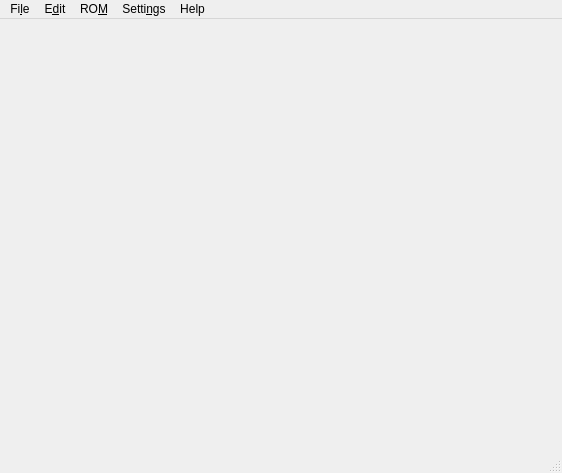
<?xml version="1.0" encoding="UTF-8"?>
<ui version="4.0">
 <class>MainWindow</class>
 <widget class="QMainWindow" name="MainWindow">
  <property name="geometry">
   <rect>
    <x>0</x>
    <y>0</y>
    <width>562</width>
    <height>473</height>
   </rect>
  </property>
  <property name="windowTitle">
   <string>Advanced Script Compiler</string>
  </property>
  <property name="windowIcon">
   <iconset>
    <normaloff>data/icon.svg</normaloff>data/icon.svg</iconset>
  </property>
  <widget class="QWidget" name="centralwidget">
   <layout class="QVBoxLayout" name="verticalLayout">
    <item>
     <widget class="QsciScintilla" name="textEdit">
      <property name="toolTip">
       <string/>
      </property>
      <property name="whatsThis">
       <string/>
      </property>
     </widget>
    </item>
   </layout>
  </widget>
  <widget class="QMenuBar" name="menubar">
   <property name="geometry">
    <rect>
     <x>0</x>
     <y>0</y>
     <width>562</width>
     <height>22</height>
    </rect>
   </property>
   <widget class="QMenu" name="menuFile">
    <property name="title">
     <string>Fi&amp;le</string>
    </property>
    <addaction name="actionNew"/>
    <addaction name="actionOpen"/>
    <addaction name="separator"/>
    <addaction name="actionLoad_ROM"/>
    <addaction name="separator"/>
    <addaction name="actionSave"/>
    <addaction name="actionSave_As"/>
    <addaction name="separator"/>
    <addaction name="actionQuit"/>
   </widget>
   <widget class="QMenu" name="menuEdit">
    <property name="title">
     <string>E&amp;dit</string>
    </property>
    <addaction name="actionCut"/>
    <addaction name="actionCopy"/>
    <addaction name="actionPaste"/>
    <addaction name="actionDelete"/>
    <addaction name="separator"/>
    <addaction name="actionUndo"/>
    <addaction name="actionRedo"/>
    <addaction name="separator"/>
    <addaction name="actionFind"/>
    <addaction name="separator"/>
    <addaction name="actionInsert_String"/>
   </widget>
   <widget class="QMenu" name="menuROM">
    <property name="title">
     <string>RO&amp;M</string>
    </property>
    <addaction name="actionDecompile"/>
    <addaction name="actionCompile"/>
    <addaction name="actionDebug"/>
   </widget>
   <widget class="QMenu" name="menuHelp">
    <property name="title">
     <string>Help</string>
    </property>
    <addaction name="actionAbout"/>
    <addaction name="actionManual"/>
    <addaction name="actionCommand_Help"/>
   </widget>
   <widget class="QMenu" name="menuSettings">
    <property name="title">
     <string>Setti&amp;ngs</string>
    </property>
   </widget>
   <addaction name="menuFile"/>
   <addaction name="menuEdit"/>
   <addaction name="menuROM"/>
   <addaction name="menuSettings"/>
   <addaction name="menuHelp"/>
  </widget>
  <widget class="QStatusBar" name="statusbar"/>
  <action name="actionNew">
   <property name="text">
    <string>&amp;New</string>
   </property>
  </action>
  <action name="actionOpen">
   <property name="text">
    <string>&amp;Open</string>
   </property>
  </action>
  <action name="actionLoad_ROM">
   <property name="text">
    <string>&amp;Load ROM</string>
   </property>
  </action>
  <action name="actionSave">
   <property name="text">
    <string>&amp;Save</string>
   </property>
  </action>
  <action name="actionSave_As">
   <property name="text">
    <string>Sa&amp;ve As...</string>
   </property>
  </action>
  <action name="actionQuit">
   <property name="text">
    <string>&amp;Quit</string>
   </property>
  </action>
  <action name="actionCut">
   <property name="text">
    <string>&amp;Cut</string>
   </property>
  </action>
  <action name="actionCopy">
   <property name="text">
    <string>C&amp;opy</string>
   </property>
  </action>
  <action name="actionPaste">
   <property name="text">
    <string>&amp;Paste</string>
   </property>
  </action>
  <action name="actionDelete">
   <property name="text">
    <string>&amp;Delete</string>
   </property>
  </action>
  <action name="actionUndo">
   <property name="text">
    <string>&amp;Undo</string>
   </property>
   <property name="shortcut">
    <string>Ctrl+Z</string>
   </property>
  </action>
  <action name="actionRedo">
   <property name="text">
    <string>&amp;Redo</string>
   </property>
   <property name="shortcut">
    <string>Ctrl+Shift+Z</string>
   </property>
  </action>
  <action name="actionDecompile">
   <property name="text">
    <string>&amp;Decompile</string>
   </property>
  </action>
  <action name="actionCompile">
   <property name="text">
    <string>&amp;Compile</string>
   </property>
  </action>
  <action name="actionDebug">
   <property name="text">
    <string>D&amp;ebug</string>
   </property>
  </action>
  <action name="actionAbout">
   <property name="text">
    <string>&amp;About</string>
   </property>
  </action>
  <action name="actionFind">
   <property name="text">
    <string>&amp;Find</string>
   </property>
   <property name="shortcut">
    <string>Ctrl+F</string>
   </property>
   <property name="shortcutContext">
    <enum>Qt::ApplicationShortcut</enum>
   </property>
  </action>
  <action name="actionInsert_String">
   <property name="text">
    <string>&amp;Insert String</string>
   </property>
   <property name="shortcut">
    <string>Ctrl+B</string>
   </property>
   <property name="shortcutContext">
    <enum>Qt::ApplicationShortcut</enum>
   </property>
  </action>
  <action name="actionManual">
   <property name="text">
    <string>&amp;Manual (web)</string>
   </property>
  </action>
  <action name="actionCommand_Help">
   <property name="text">
    <string>Command Help</string>
   </property>
   <property name="shortcut">
    <string>F1</string>
   </property>
  </action>
 </widget>
 <customwidgets>
  <customwidget>
   <class>QsciScintilla</class>
   <extends>QFrame</extends>
   <header>Qsci/qsciscintilla.h</header>
  </customwidget>
 </customwidgets>
 <resources/>
 <connections/>
</ui>
